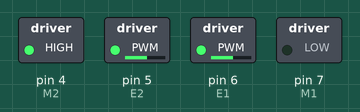
Recording of a sketch running on a simulated Arduino Uno, built with avr-gcc and run on an emulated ATmega328P. Shown: switched loads named in the sketch (green lamp = pin HIGH). What the sketch prints to the serial monitor is not drawn.

Above: at 0.1 s.
Timing chart, 0 to 1.6 s (numbered marks = the images above):
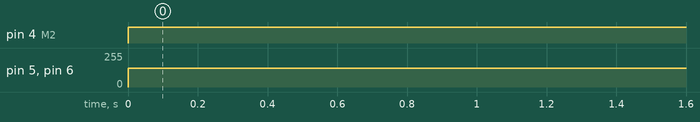

Measured:
- by itself, pin 4 (M2): LOW → HIGH at 0.00 s
- by itself, pin 5 (E2), pin 6 (E1): 0/255 → 140/255 at 0.00 s

The sketch:

lab3-activity01-group14__3_.ino
```cpp
// (licence header left out)
// Motor driver PWM pin
const byte E1 = 6;

const byte E2 = 5;
const byte M2 = 4;
// Motor driver direction pin
const byte M1 = 7;

// Motor PWM command variable [0-255]
byte u = 0;
//L constant
const double ELL = 0.2775;
// Left wheel encoder digital pins
const byte SIGNAL_A = 8;
const byte SIGNAL_B = 9;
//Right
const byte SIGNAL_C = 10;
const byte SIGNAL_D = 11;

// Encoder ticks per (motor) revolution (TPR)
const int TPR = 3000;

// Wheel radius [m]
const double RHO = 0.0625;

// Counter to keep track of encoder ticks [integer]
volatile long encoder_ticks = 0;
volatile long encoder_ticks_right = 0;

// Variable to store estimated angular rate of left and right wheel [rad/s]
double omega_L = 0.0;
double omega_R = 0.0;

// Initialize variable to store linear speed left and right
double linearSpeed = 0.0;
double linearSpeedR = 0.0;
// Sampling interval for measurements in milliseconds
const int T = 200;

// Counters for milliseconds during interval
long t_now = 0;
long t_last = 0;

// This function is called when SIGNAL_A goes HIGH
void decodeEncoderTicks()
{
    if (digitalRead(SIGNAL_B) == LOW)
    {
        // SIGNAL_A leads SIGNAL_B, so count one way
        encoder_ticks--;
    }
    else
    {
        // SIGNAL_B leads SIGNAL_A, so count the other way
        encoder_ticks++;
    }
}
void decodeEncoderTicksR()
{
    if (digitalRead(SIGNAL_D) == LOW)
    {
        encoder_ticks_right--;
    }
    else
    {
        encoder_ticks_right++;
    }
}


void setup()
{
    // Open the serial port at 9600 bps
    Serial.begin(9600);

    // Set the pin modes for the motor driver
    pinMode(M1, OUTPUT);
    pinMode(M2, OUTPUT);

    // Set the pin modes for the encoders
    pinMode(SIGNAL_A, INPUT);
    pinMode(SIGNAL_B, INPUT);
    pinMode(SIGNAL_C, INPUT);
    pinMode(SIGNAL_D, INPUT);

    // Every time the pin goes high, this is a pulse
    attachInterrupt(digitalPinToInterrupt(SIGNAL_A), decodeEncoderTicks, RISING);
    attachInterrupt(digitalPinToInterrupt(SIGNAL_C), decodeEncoderTicksR, RISING);

    // Print a message
    Serial.print("Program initialized.");
    Serial.print("\n");
}

void loop()
{
    // Get the elapsed time [ms]
    t_now = millis();

    if (t_now - t_last >= T)
    {
        // Estimate the rotational speed [rad/s]
        omega_L = 2.0 * PI * ((double)encoder_ticks / (double)TPR) * 1000.0 / (double)(t_now - t_last);
        omega_R = 2.0 * PI * ((double)encoder_ticks_right / (double)TPR) * 1000.0 / (double)(t_now - t_last);

        // Equation for linear speed estimation
        linearSpeed = 0.0625 * (omega_L);
        linearSpeedR = -0.0625 * (omega_R);


       /*   // Print some stuff to the serial monitor
          Serial.print("Encoder left ticks: ");
          Serial.print(encoder_ticks);
          Serial.print("\n");
          Serial.print("Encoder right ticks: ");
          Serial.print(encoder_ticks_right);
          Serial.print("\n");
          Serial.print("Estimated left wheel speed: ");
          // Display the linear speed
          Serial.print(linearSpeed);
          Serial.print(" m/s");
          Serial.print("\n");
          Serial.print("Estimated right wheel speed: ");
          // Display the linear speed
          Serial.print(linearSpeedR);
          Serial.print(" m/s");
          Serial.print("\n"); */

        // Record the current time [ms]
        t_last = t_now;

        // Reset the encoder ticks counter
        encoder_ticks = 0;
        encoder_ticks_right = 0;

        double computervehicleSpeed = 0.5*(linearSpeed + linearSpeedR);
        double computerVehicleRate = (1.0/ELL)*(linearSpeedR - linearSpeed);

        Serial.print(computervehicleSpeed);
        Serial.print(" m/s");
        Serial.print("\n");

        Serial.print(computerVehicleRate);
        Serial.print(" r/s");
        Serial.print("\n");

        Serial.print("\n");
    }

    // Set the wheel motor PWM command [0-255]
    u = 140;

    // Write to the output pins
    digitalWrite(M1, LOW); // Drive forward (left wheels)
    analogWrite(E1, u);    // Write left motors command
    digitalWrite(M2, HIGH); // Drive forward (right wheels)
    analogWrite(E2, u);    // Write right motors command
}
```
